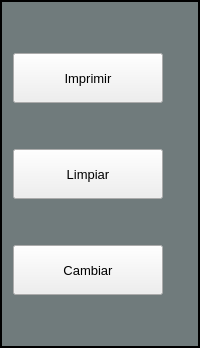
                         <widget class="QFrame" name="frame_4">
                          <property name="styleSheet">
                           <string notr="true">QFrame{
background-color:#707B7C;
border-right:2px solid rgb(0,0,0);
border-left:2px solid rgb(0,0,0);
border-bottom:2px solid rgb(0,0,0);
border-top:2px solid rgb(0,0,0);
}</string>
                          </property>
                          <property name="frameShape">
                           <enum>QFrame::StyledPanel</enum>
                          </property>
                          <property name="frameShadow">
                           <enum>QFrame::Raised</enum>
                          </property>
                          <layout class="QVBoxLayout" name="verticalLayout_9">
                           <item>
                            <layout class="QVBoxLayout" name="verticalLayout_8">
                             <item>
                              <spacer name="verticalSpacer_7">
                               <property name="orientation">
                                <enum>Qt::Vertical</enum>
                               </property>
                               <property name="sizeHint" stdset="0">
                                <size>
                                 <width>20</width>
                                 <height>40</height>
                                </size>
                               </property>
                              </spacer>
                             </item>
                             <item>
                              <widget class="QPushButton" name="btn_print">
                               <property name="minimumSize">
                                <size>
                                 <width>150</width>
                                 <height>50</height>
                                </size>
                               </property>
                               <property name="maximumSize">
                                <size>
                                 <width>150</width>
                                 <height>50</height>
                                </size>
                               </property>
                               <property name="font">
                                <font>
                                 <pointsize>10</pointsize>
                                </font>
                               </property>
                               <property name="text">
                                <string>Imprimir</string>
                               </property>
                               <property name="icon">
                                <iconset>
                                 <normaloff>ELEMENTOS GRAFICOS/agg.png</normaloff>ELEMENTOS GRAFICOS/agg.png</iconset>
                               </property>
                               <property name="iconSize">
                                <size>
                                 <width>25</width>
                                 <height>25</height>
                                </size>
                               </property>
                              </widget>
                             </item>
                             <item>
                              <spacer name="verticalSpacer_2">
                               <property name="orientation">
                                <enum>Qt::Vertical</enum>
                               </property>
                               <property name="sizeHint" stdset="0">
                                <size>
                                 <width>20</width>
                                 <height>40</height>
                                </size>
                               </property>
                              </spacer>
                             </item>
                             <item>
                              <widget class="QPushButton" name="btn_clear">
                               <property name="minimumSize">
                                <size>
                                 <width>150</width>
                                 <height>50</height>
                                </size>
                               </property>
                               <property name="maximumSize">
                                <size>
                                 <width>150</width>
                                 <height>50</height>
                                </size>
                               </property>
                               <property name="font">
                                <font>
                                 <pointsize>10</pointsize>
                                </font>
                               </property>
                               <property name="text">
                                <string>Limpiar</string>
                               </property>
                               <property name="icon">
                                <iconset>
                                 <normaloff>ELEMENTOS GRAFICOS/limpiar.png</normaloff>ELEMENTOS GRAFICOS/limpiar.png</iconset>
                               </property>
                               <property name="iconSize">
                                <size>
                                 <width>25</width>
                                 <height>25</height>
                                </size>
                               </property>
                              </widget>
                             </item>
                             <item>
                              <spacer name="verticalSpacer_8">
                               <property name="orientation">
                                <enum>Qt::Vertical</enum>
                               </property>
                               <property name="sizeHint" stdset="0">
                                <size>
                                 <width>20</width>
                                 <height>40</height>
                                </size>
                               </property>
                              </spacer>
                             </item>
                             <item>
                              <widget class="QPushButton" name="btn_xd">
                               <property name="minimumSize">
                                <size>
                                 <width>150</width>
                                 <height>50</height>
                                </size>
                               </property>
                               <property name="maximumSize">
                                <size>
                                 <width>150</width>
                                 <height>50</height>
                                </size>
                               </property>
                               <property name="font">
                                <font>
                                 <pointsize>10</pointsize>
                                </font>
                               </property>
                               <property name="text">
                                <string>Cambiar</string>
                               </property>
                               <property name="iconSize">
                                <size>
                                 <width>25</width>
                                 <height>25</height>
                                </size>
                               </property>
                              </widget>
                             </item>
                             <item>
                              <spacer name="verticalSpacer_10">
                               <property name="orientation">
                                <enum>Qt::Vertical</enum>
                               </property>
                               <property name="sizeHint" stdset="0">
                                <size>
                                 <width>20</width>
                                 <height>40</height>
                                </size>
                               </property>
                              </spacer>
                             </item>
                            </layout>
                           </item>
                          </layout>
                         </widget>
